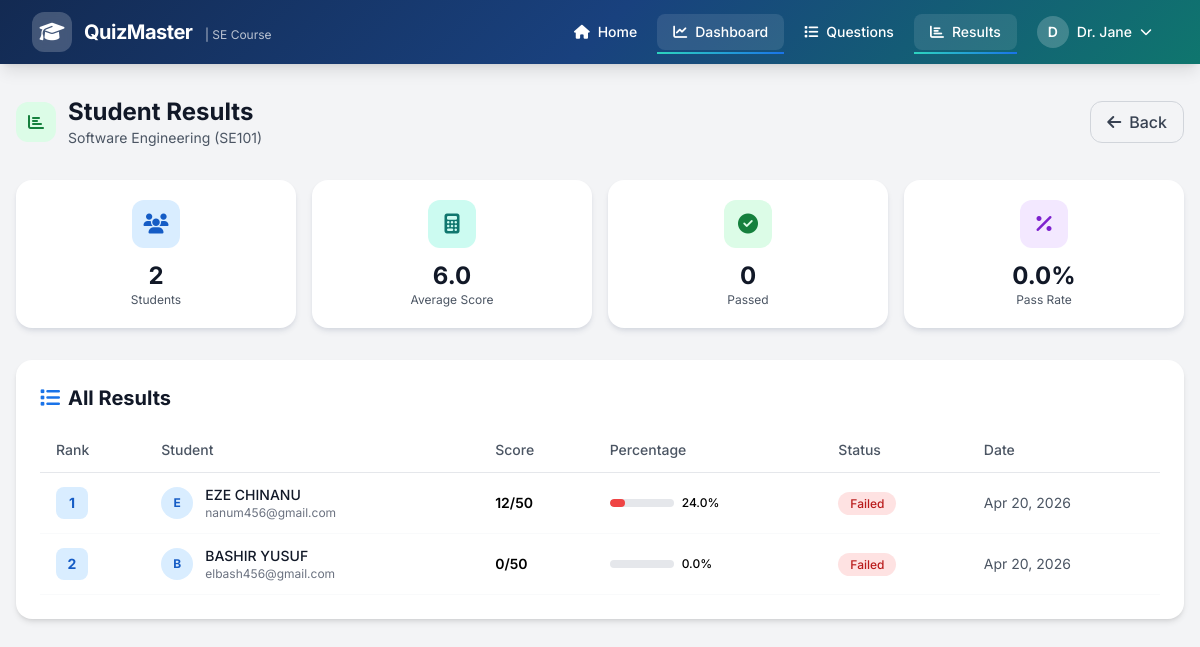
/quiz/admin/results/ (signed in), run on the app's committed database.
### quiz/models.py (models this page shows, shortened)
class Course(models.Model):
    name = models.CharField(max_length=200)
    code = models.CharField(max_length=20, unique=True)
    description = models.TextField(blank=True)
    created_at = models.DateTimeField(auto_now_add=True)
    is_active = models.BooleanField(default=True)
    class Meta:
        ordering = ['code']

class QuizAttempt(models.Model):
    STATUS_CHOICES = [
        ('in_progress', 'In Progress'),
        ('completed', 'Completed'),
        ('timed_out', 'Timed Out'),
    ]
    user = models.ForeignKey(User, on_delete=models.CASCADE, related_name='quiz_attempts')
    course = models.ForeignKey(Course, on_delete=models.CASCADE, related_name='attempts')
    started_at = models.DateTimeField(auto_now_add=True)
    completed_at = models.DateTimeField(null=True, blank=True)
    score = models.PositiveIntegerField(null=True, blank=True)
    total_questions = models.PositiveIntegerField(default=50)
    status = models.CharField(max_length=20, choices=STATUS_CHOICES, default='in_progress')
    question_order = models.JSONField(default=list, help_text="Shuffled question IDs")
    option_mapping = models.JSONField(default=dict, help_text="Shuffled option mappings per question")
    time_remaining = models.PositiveIntegerField(null=True, blank=True, help_text="Time remaining in seconds")
    class Meta:
        ordering = ['-started_at']
        unique_together = ['user', 'course', 'status']
    def get_percentage(self):
        if self.score is None or self.total_questions == 0:
            return 0
        return round((self.score / self.total_questions) * 100, 2)
    def is_passed(self):
        try:
            settings = self.course.settings
            return self.score is not None and self.score >= settings.passing_score
        except QuizSettings.DoesNotExist:
            return self.score is not None and self.score >= 25

class QuizSettings(models.Model):
    course = models.OneToOneField(Course, on_delete=models.CASCADE, related_name='settings')
    title = models.CharField(max_length=200, default="Software Engineering Quiz")
    duration_minutes = models.PositiveIntegerField(default=60, help_text="Quiz duration in minutes")
    total_questions = models.PositiveIntegerField(default=50)
    passing_score = models.PositiveIntegerField(default=25, help_text="Minimum score to pass")
    results_release_time = models.DateTimeField(null=True, blank=True, help_text="When to release results")
    shuffle_questions = models.BooleanField(default=True, help_text="Randomize question order")
    shuffle_options = models.BooleanField(default=True, help_text="Randomize option order")
    allow_multiple_attempts = models.BooleanField(default=False)
    is_active = models.BooleanField(default=True)
    created_at = models.DateTimeField(auto_now_add=True)
    updated_at = models.DateTimeField(auto_now=True)
    class Meta:
        verbose_name_plural = 'Quiz Settings'

### quiz/views.py (the view)
# urls.py: path('admin/results/', views.view_results, name='view_results'),
@staff_member_required
def view_results(request):
    course = get_or_create_default_course()
    settings = get_or_create_quiz_settings(course)
    attempts = QuizAttempt.objects.filter(
        course=course,
        status__in=['completed', 'timed_out']
    ).select_related('user').order_by('-score', '-completed_at')
    total_students = attempts.count()
    avg_score = 0
    pass_count = 0
    if total_students > 0:
        scores = [a.score or 0 for a in attempts]
        avg_score = sum(scores) / len(scores)
        pass_count = sum(1 for a in attempts if a.is_passed())
    context = {
        'course': course,
        'settings': settings,
        'attempts': attempts,
        'total_students': total_students,
        'avg_score': round(avg_score, 2),
        'pass_count': pass_count,
        'pass_rate': round((pass_count / total_students * 100), 2) if total_students > 0 else 0,
    }
    return render(request, 'quiz/view_results.html', context)

### quiz/views.py (called while the page is built)
def get_or_create_default_course():
    course, created = Course.objects.get_or_create(
        code='SE101',
        defaults={
            'name': 'Software Engineering',
            'description': 'Introduction to Software Engineering principles and practices'
        }
    )
    return course

def get_or_create_quiz_settings(course):
    settings, created = QuizSettings.objects.get_or_create(
        course=course,
        defaults={
            'title': f'{course.name} Quiz',
            'duration_minutes': 60,
            'total_questions': 50,
            'passing_score': 25,
            'shuffle_questions': True,
            'shuffle_options': True,
            'allow_multiple_attempts': False,
            'is_active': True
        }
    )
    return settings

### templates/quiz/view_results.html (shortened to what this page needs)
{% extends 'base.html' %}
{% block content %}
<section class="py-8 px-4 bg-gray-100 min-h-screen">
    <div class="max-w-7xl mx-auto">
        <div class="flex items-center justify-between flex-wrap gap-4 mb-8 ">
            <div class="flex items-center space-x-3">
                <div class="w-10 h-10 bg-green-100 rounded-xl flex items-center justify-center">
                    <i class="fas fa-chart-bar text-green-700"></i>
                </div>
                <div>
                    <h1 class="text-2xl font-bold text-gray-900">Student Results</h1>
                    <p class="text-gray-600 text-sm">{{ course.name }} ({{ course.code }})</p>
                </div>
            </div>
            <a href="{% url 'admin_dashboard' %}" class="px-4 py-2 border border-gray-300 rounded-xl text-gray-700 font-medium hover:bg-gray-50 transition-all inline-flex items-center">
                <i class="fas fa-arrow-left mr-2"></i>Back
            </a>
        </div>
        <div class="grid grid-cols-2 lg:grid-cols-4 gap-4 mb-8">
            <div class="bg-white rounded-2xl p-5 card-shadow text-center ">
                <div class="w-12 h-12 bg-primary-100 rounded-xl flex items-center justify-center mx-auto mb-3">
                    <i class="fas fa-users text-xl text-primary-700"></i>
                </div>
                <p class="text-2xl font-bold text-gray-900">{{ total_students }}</p>
                <p class="text-gray-600 text-xs">Students</p>
            </div>
            <div class="bg-white rounded-2xl p-5 card-shadow text-center ">
                <div class="w-12 h-12 bg-accent-100 rounded-xl flex items-center justify-center mx-auto mb-3">
                    <i class="fas fa-calculator text-xl text-accent-700"></i>
                </div>
                <p class="text-2xl font-bold text-gray-900">{{ avg_score }}</p>
                <p class="text-gray-600 text-xs">Average Score</p>
            </div>
            <div class="bg-white rounded-2xl p-5 card-shadow text-center ">
                <div class="w-12 h-12 bg-green-100 rounded-xl flex items-center justify-center mx-auto mb-3">
                    <i class="fas fa-check-circle text-xl text-green-700"></i>
                </div>
                <p class="text-2xl font-bold text-gray-900">{{ pass_count }}</p>
                <p class="text-gray-600 text-xs">Passed</p>
            </div>
            <div class="bg-white rounded-2xl p-5 card-shadow text-center ">
                <div class="w-12 h-12 bg-purple-100 rounded-xl flex items-center justify-center mx-auto mb-3">
                    <i class="fas fa-percentage text-xl text-purple-700"></i>
                </div>
                <p class="text-2xl font-bold text-gray-900">{{ pass_rate }}%</p>
                <p class="text-gray-600 text-xs">Pass Rate</p>
            </div>
        </div>
        <div class="bg-white rounded-2xl shadow-md p-6 ">
            <h2 class="text-xl font-bold text-gray-900 mb-4"><i class="fas fa-list mr-2 text-primary-600"></i>All Results</h2>
            {% if attempts %}
                <div class="overflow-x-auto">
                    <table class="w-full text-sm">
                        <thead>
                            <tr class="text-gray-600 border-b border-gray-200">
                                <th class="text-left py-3 px-4 font-medium">Rank</th>
                                <th class="text-left py-3 px-4 font-medium">Student</th>
                                <th class="text-left py-3 px-4 font-medium">Score</th>
                                <th class="text-left py-3 px-4 font-medium">Percentage</th>
                                <th class="text-left py-3 px-4 font-medium">Status</th>
                                <th class="text-left py-3 px-4 font-medium">Date</th>
                            </tr>
                        </thead>
                        <tbody>
                            {% for attempt in attempts %}
                                <tr class="border-b border-gray-50 hover:bg-gray-50 transition-colors">
                                    <td class="py-3 px-4">
                                        <span class="w-8 h-8 {% if forloop.counter <= 3 %}bg-primary-100 text-primary-700{% else %}bg-gray-100 text-gray-600{% endif %} rounded-lg flex items-center justify-center font-bold text-sm">
                                            {{ forloop.counter }}
                                        </span>
                                    </td>
                                    <td class="py-3 px-4">
                                        <div class="flex items-center space-x-3">
                                            <div class="w-8 h-8 bg-primary-100 rounded-full flex items-center justify-center text-xs font-bold text-primary-700">
                                                {{ attempt.user.first_name|first|default:attempt.user.username|first|upper }}
                                            </div>
                                            <div>
                                                <p class="font-medium text-gray-900">{{ attempt.user.get_full_name|default:attempt.user.username }}</p>
                                                <p class="text-xs text-gray-500">{{ attempt.user.email }}</p>
                                            </div>
                                        </div>
                                    </td>
                                    <td class="py-3 px-4">
                                        <span class="font-semibold">{{ attempt.score|default:"0" }}/{{ attempt.total_questions }}</span>
                                    </td>
                                    <td class="py-3 px-4">
                                        <div class="flex items-center space-x-2">
                                            <div class="w-16 h-2 bg-gray-200 rounded-full overflow-hidden">
                                                <div class="h-full {% if attempt.is_passed %}bg-green-500{% else %}bg-red-500{% endif %} rounded-full" style="width: {{ attempt.get_percentage }}%"></div>
                                            </div>
                                            <span class="text-xs font-medium">{{ attempt.get_percentage }}%</span>
                                        </div>
                                    </td>
                                    <td class="py-3 px-4">
                                        <span class="px-3 py-1 rounded-full text-xs font-medium
                                            {% if attempt.is_passed %}bg-green-100 text-green-700{% else %}bg-red-100 text-red-700{% endif %}">
                                            {% if attempt.is_passed %}Passed{% else %}Failed{% endif %}
                                        </span>
                                    </td>
                                    <td class="py-3 px-4 text-gray-600">{{ attempt.completed_at|date:"M d, Y" }}</td>
                                </tr>
                            {% endfor %}
                        </tbody>
                    </table>
                </div>
            {% else %}
                <div class="text-center py-8">
                    <i class="fas fa-clipboard-list text-4xl text-gray-300 mb-3"></i>
                    <p class="text-gray-500">No results available yet</p>
                </div>
            {% endif %}
        </div>
    </div>
</section>
{% endblock %}

### templates/base.html (shortened to what this page needs)
<!DOCTYPE html>
<html lang="en">
<head>
    <script src="https://cdn.tailwindcss.com"></script>
    <link rel="stylesheet" href="https://cdnjs.cloudflare.com/ajax/libs/font-awesome/6.5.1/css/all.min.css">
</head>
<body class="bg-gray-50 min-h-screen flex flex-col">
     <nav class="gradient-bg text-white shadow-lg sticky top-0 z-50">
        <div class="max-w-7xl mx-auto px-4 sm:px-6 lg:px-8">
            <div class="flex justify-between items-center h-16">
                <a href="{% url 'home' %}" class="flex items-center space-x-3 group">
                    <div class="w-10 h-10 bg-white/20 rounded-xl flex items-center justify-center backdrop-blur-sm group-hover:bg-white/30 transition-all duration-300">
                        <i class="fas fa-graduation-cap text-xl"></i>
                    </div>
                    <div>
                        <span class="text-xl font-bold tracking-tight">QuizMaster</span>
                        <span class="hidden sm:inline text-xs text-white/70 ml-2">| SE Course</span>
                    </div>
                </a>
                <div class="hidden md:flex items-center space-x-1">
                    <a href="{% url 'home' %}" class="nav-link px-4 py-2 rounded-lg text-sm font-medium hover:bg-white/10 transition-all {% if request.path == '/' %}active bg-white/10{% endif %}">
                        <i class="fas fa-home mr-2"></i>Home
                    </a>
                    {% if user.is_authenticated %}
                        {% if user.is_superuser %}
                            <a href="{% url 'admin_dashboard' %}" class="nav-link px-4 py-2 rounded-lg text-sm font-medium hover:bg-white/10 transition-all {% if 'admin' in request.path %}active bg-white/10{% endif %}">
                                <i class="fas fa-chart-line mr-2"></i>Dashboard
                            </a>
                            <a href="{% url 'manage_questions' %}" class="nav-link px-4 py-2 rounded-lg text-sm font-medium hover:bg-white/10 transition-all {% if 'question' in request.path %}active bg-white/10{% endif %}">
                                <i class="fas fa-list mr-2"></i>Questions
                            </a>
                            <a href="{% url 'view_results' %}" class="nav-link px-4 py-2 rounded-lg text-sm font-medium hover:bg-white/10 transition-all {% if 'results' in request.path %}active bg-white/10{% endif %}">
                                <i class="fas fa-chart-bar mr-2"></i>Results
                            </a>
                        {% endif %}
                        <div class="relative ml-4" id="userMenuContainer">
                            <button onclick="toggleUserMenu()" class="flex items-center space-x-2 px-4 py-2 rounded-lg hover:bg-white/10 transition-all">
                                <div class="w-8 h-8 bg-white/20 rounded-full flex items-center justify-center text-sm font-semibold">
                                    {{ user.first_name|first|default:user.username|first|upper }}
                                </div>
                                <span class="text-sm font-medium">{{ user.first_name|default:user.username }}</span>
                                <i class="fas fa-chevron-down text-xs"></i>
                            </button>
                        </div>
                    {% endif %}
                </div>
            </div>
        </div>
    </nav>
    <main class="flex-grow">
        {% block content %}{% endblock %}
    </main>
</body>
</html>

### templates/base.html (style rules this page uses)
body { font-family: 'Inter', system-ui, sans-serif; }
.gradient-bg { background: linear-gradient(135deg, #132a52 0%, #19417e 50%, #0f766e 100%); }
.card-shadow { box-shadow: 0 4px 6px -1px rgba(19, 42, 82, 0.1), 0 2px 4px -1px rgba(19, 42, 82, 0.06); }
.nav-link { position: relative; }
.nav-link::after { content: ''; position: absolute; bottom: -4px; left: 0; width: 0; height: 2px; background: linear-gradient(90deg, #2dd4bf, #1a73e8); transition: width 0.3s ease; }
.nav-link:hover::after, .nav-link.active::after { width: 100%; }

### data on the page
Course: name "Software Engineering", code "SE101"
QuizAttempt: user.first_name|first "E", user.get_full_name "EZE CHINANU", user.email "nanum456@gmail.com", score "12", total_questions "50", get_percentage "24.0", shows "Failed", completed_at "Apr 20, 2026"
QuizAttempt: user.first_name|first "B", user.get_full_name "BASHIR YUSUF", user.email "elbash456@gmail.com", score "0", total_questions "50", get_percentage "0.0", shows "Failed", completed_at "Apr 20, 2026"

### other printed values
{{ user.first_name|first|default:user.username|first|upper }} "D"
{{ user.first_name|default:user.username }} "Dr. Jane"
{{ total_students }} "2"
{{ avg_score }} "6.0"
{{ pass_count }} "0"
{{ pass_rate }} "0.0"
